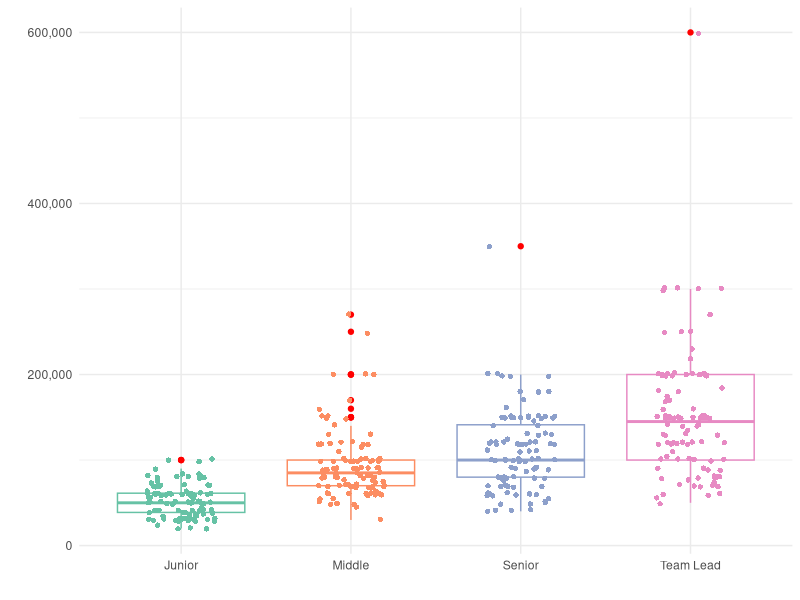
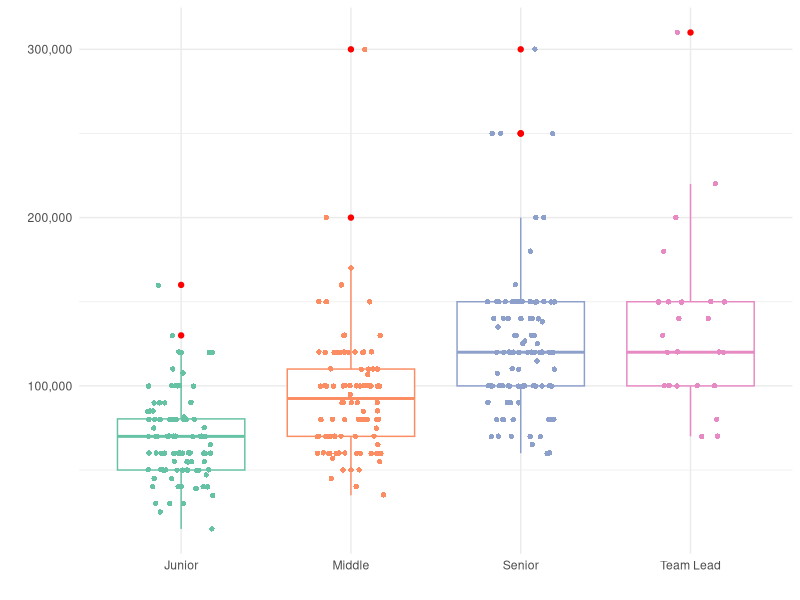

Generate these figures, in order, with R:
## ---- chunk 1
#| warning: false
#| echo: false
library(tidyverse)
library(scales)
library(kableExtra)
a <- read_csv("Recruiter_Resume_02.2024.csv")
## ---- chunk 2
#| warning: false
#| echo: false
p1 <- colSums(!is.na(a[1]))
p2 <- colSums(!is.na(a[2]))
p3 <- colSums(!is.na(a[3]))
p4 <- colSums(!is.na(a[4]))
p5 <- sum(a$Офис, na.rm = T)
p6 <- sum(a$Удалённо, na.rm = T)
p7 <- sum(a$Гибрид, na.rm = T)

p <- tibble("Junior" = p1, "Middle" = p2, "Senior" = p3, "Team Lead" = p4, "Офис" = p5, "Удалённо" = p6, "Гибрид" = p7)

kbl(p) |> 
  kable_material()
## ---- chunk 3
#| warning: false
#| echo: false
kbl(a) |> 
  kable_material(c("striped", "hover")) |> 
  kableExtra::scroll_box(height = "400px")
## ---- chunk 4
#| warning: false
#| echo: false
a1 <- a |> 
  select("Junior", "Middle", "Senior", "Team Lead")
  
a1 <- gather(a1)

ggplot(a1, mapping = aes(key, value, color = key)) +
  geom_boxplot(outlier.colour = "red", notch=FALSE) +
  geom_jitter(shape=16, position=position_jitter(0.2)) +
  facet_grid() +
  scale_color_brewer(palette="Set2") +
  theme_minimal() +
  labs(x = " ") +
  labs(y = " ") +
  scale_y_continuous(labels = comma) +
  guides(color = FALSE)
## ---- chunk 5
#| warning: false
#| echo: false
a <- drop_na(a, Junior, Middle, Senior, `Team Lead`)
knitr::kable(head(summary(a[1:4])))
## ---- chunk 6
#| warning: false
#| echo: false
junior <- read_csv("Recruiter_Vacancy_Junior_02.2024.csv")
middle <- read_csv("Recruiter_Vacancy_Middle_02.2024.csv")
senior <- read_csv("Recruiter_Vacancy_Senior_02.2024.csv")
teamlead <- read_csv("Recruiter_Vacancy_TeamLead_02.2024.csv")
## ---- chunk 7
#| warning: false
#| echo: false
kbl(junior) |> 
  kable_minimal("hover") |> 
  kableExtra::scroll_box(height = "400px")
## ---- chunk 8
#| warning: false
#| echo: false
kbl(middle) |> 
  kable_minimal() |> 
  kableExtra::scroll_box(height = "400px")
## ---- chunk 9
#| warning: false
#| echo: false
kbl(senior) |> 
  kable_minimal() |> 
  kableExtra::scroll_box(height = "400px")
## ---- chunk 10
#| warning: false
#| echo: false
kbl(teamlead) |> 
  kable_minimal() |> 
  kableExtra::scroll_box(height = "400px")
## ---- chunk 11
#| warning: false
#| echo: false
j1 <- gather(junior[ ,1])
m1 <- gather(middle[ ,1])
s1 <- gather(senior[ ,1])
t1 <- gather(teamlead[ ,1])

j1$key <- paste0("Junior")
m1$key <- paste0("Middle")
s1$key <- paste0("Senior")
t1$key <- paste0("Team Lead")

q <- rbind2(j1, m1, by="key", all.x=T, sort=F)
q1 <- rbind2(s1, t1, by="key", all.x=T, sort=F)
q2 <- rbind2(q, q1)

ggplot(q2, mapping = aes(key, value, color = key)) +
  geom_boxplot(outlier.colour = "red", notch=FALSE) +
  geom_jitter(shape=16, position=position_jitter(0.2)) +
  facet_grid() +
  scale_color_brewer(palette="Set2") +
  theme_minimal() +
  labs(x = " ") +
  labs(y = " ") +
  scale_y_continuous(labels = comma) + 
  guides(color = FALSE)
## ---- chunk 12
#| warning: false
#| echo: false

j <- summary(j1[2])
m <- summary(m1[2])
s <- summary(s1[2])
t <- summary(t1[2])

vac <- tibble("Junior" = j, "Middle" = m, "Senior" = s, "Team Lead" = t)

kbl(vac) |> 
  kable_material() |> 
  kableExtra::scroll_box(height = "400px")
